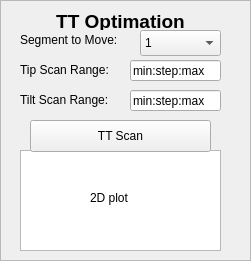
   <widget class="QWidget" name="widget_ttOptimise" native="true">
    <property name="geometry">
     <rect>
      <x>300</x>
      <y>250</y>
      <width>251</width>
      <height>261</height>
     </rect>
    </property>
    <widget class="QLabel" name="label_ttOptimisation">
     <property name="geometry">
      <rect>
       <x>50</x>
       <y>10</y>
       <width>141</width>
       <height>20</height>
      </rect>
     </property>
     <property name="text">
      <string>&lt;html&gt;&lt;head/&gt;&lt;body&gt;&lt;p align=&quot;center&quot;&gt;&lt;span style=&quot; font-size:14pt; font-weight:600;&quot;&gt;TT Optimation&lt;/span&gt;&lt;/p&gt;&lt;/body&gt;&lt;/html&gt;</string>
     </property>
    </widget>
    <widget class="QFrame" name="frame_ttOptimise">
     <property name="geometry">
      <rect>
       <x>0</x>
       <y>0</y>
       <width>251</width>
       <height>261</height>
      </rect>
     </property>
     <property name="frameShape">
      <enum>QFrame::StyledPanel</enum>
     </property>
     <property name="frameShadow">
      <enum>QFrame::Raised</enum>
     </property>
     <widget class="QLabel" name="label_ttSegment">
      <property name="geometry">
       <rect>
        <x>20</x>
        <y>30</y>
        <width>131</width>
        <height>20</height>
       </rect>
      </property>
      <property name="text">
       <string>Segment to Move:</string>
      </property>
     </widget>
     <widget class="QLabel" name="label_tipRange">
      <property name="geometry">
       <rect>
        <x>20</x>
        <y>60</y>
        <width>111</width>
        <height>20</height>
       </rect>
      </property>
      <property name="text">
       <string>Tip Scan Range:</string>
      </property>
     </widget>
     <widget class="QComboBox" name="dropDown_ttSegment">
      <property name="geometry">
       <rect>
        <x>140</x>
        <y>30</y>
        <width>81</width>
        <height>26</height>
       </rect>
      </property>
      <item>
       <property name="text">
        <string>1</string>
       </property>
      </item>
      <item>
       <property name="text">
        <string>2</string>
       </property>
      </item>
      <item>
       <property name="text">
        <string>3</string>
       </property>
      </item>
      <item>
       <property name="text">
        <string>4</string>
       </property>
      </item>
      <item>
       <property name="text">
        <string>5</string>
       </property>
      </item>
      <item>
       <property name="text">
        <string>6</string>
       </property>
      </item>
      <item>
       <property name="text">
        <string>7</string>
       </property>
      </item>
      <item>
       <property name="text">
        <string>8</string>
       </property>
      </item>
      <item>
       <property name="text">
        <string>9</string>
       </property>
      </item>
     </widget>
     <widget class="QGraphicsView" name="graphics_2Dplot">
      <property name="geometry">
       <rect>
        <x>20</x>
        <y>150</y>
        <width>201</width>
        <height>101</height>
       </rect>
      </property>
     </widget>
     <widget class="QPushButton" name="pushButton_ttScan">
      <property name="geometry">
       <rect>
        <x>30</x>
        <y>120</y>
        <width>181</width>
        <height>32</height>
       </rect>
      </property>
      <property name="text">
       <string>TT Scan</string>
      </property>
     </widget>
     <widget class="QLabel" name="label_2Dplot">
      <property name="geometry">
       <rect>
        <x>90</x>
        <y>190</y>
        <width>60</width>
        <height>16</height>
       </rect>
      </property>
      <property name="text">
       <string>2D plot</string>
      </property>
     </widget>
     <widget class="QLineEdit" name="text_tipRange">
      <property name="geometry">
       <rect>
        <x>130</x>
        <y>60</y>
        <width>91</width>
        <height>21</height>
       </rect>
      </property>
      <property name="text">
       <string>min:step:max</string>
      </property>
     </widget>
     <widget class="QLabel" name="label_tiltRange">
      <property name="geometry">
       <rect>
        <x>20</x>
        <y>90</y>
        <width>111</width>
        <height>20</height>
       </rect>
      </property>
      <property name="text">
       <string>Tilt Scan Range:</string>
      </property>
     </widget>
     <widget class="QLineEdit" name="text_tiltRange">
      <property name="geometry">
       <rect>
        <x>130</x>
        <y>90</y>
        <width>91</width>
        <height>21</height>
       </rect>
      </property>
      <property name="text">
       <string>min:step:max</string>
      </property>
     </widget>
    </widget>
    <zorder>frame_ttOptimise</zorder>
    <zorder>label_ttOptimisation</zorder>
   </widget>
